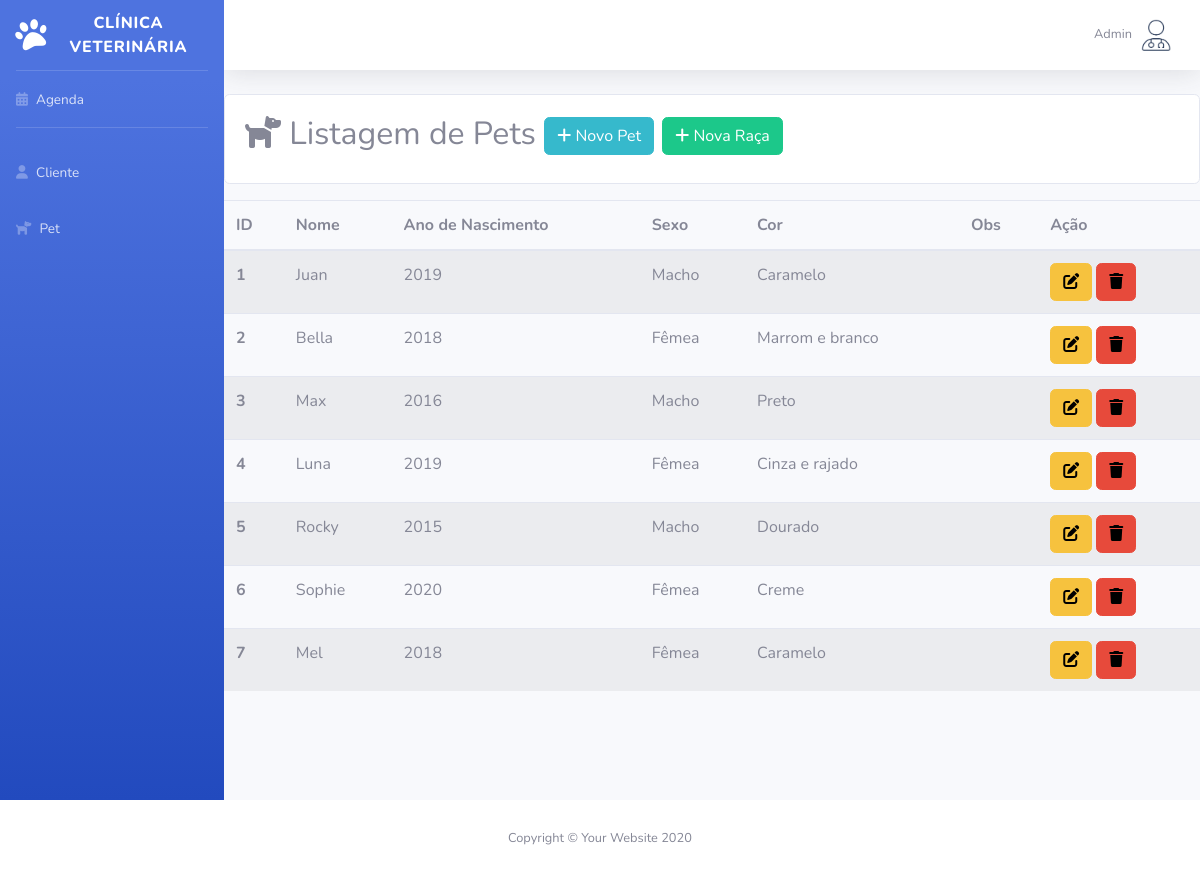
Screenshot of /Sistema/Vet/listagemPet.php (signed in) with the database file from the repository.
### tables this page shows
CREATE TABLE `pet` (
  `id` int(11) NOT NULL,
  `statusPet` varchar(10) NOT NULL,
  `nome` varchar(100) NOT NULL,
  `especie` varchar(50) NOT NULL,
  `anoNascimento` int(11) NOT NULL,
  `sexo` varchar(15) NOT NULL,
  `cor` varchar(50) NOT NULL,
  `obs` varchar(300) DEFAULT NULL,
  `cliente_id` int(11) NOT NULL,
  `raca_id` int(11) DEFAULT NULL
);

### Sistema/Vet/listagemPet.php (the view, shortened to what this page needs)
<?php
require_once("conexao.php");
$sql = "select * from pet";
$resultado = mysqli_query($conexao, $sql);
?>
<!DOCTYPE html>
<html lang="pt-br">
<head>
    <link href="vendor/fontawesome-free/css/all.min.css" rel="stylesheet" type="text/css">
    <link href="css/sb-admin-2.min.css" rel="stylesheet">
</head>
<body id="page-top">
    <div id="wrapper">
        <?php require_once("sidebarVet.php"); ?>
        <div id="content-wrapper" class="d-flex flex-column">
            <div id="content">
                <?php require_once("topbarVet.php"); ?>
                    <div class="card mt-3 mb-3">
                        <div class="card-body">
                            <h2><i class="fa-solid fa-dog"></i> Listagem de Pets <a
                                        href="cadastroPet.php" class="btn btn-info btn-sn"><i class="fa-solid fa-plus"
                                        style="color: #ffffff;"></i> Novo Pet</a>
                                        <a href="cadastroRaca.php" class="btn btn-success btn-sn"><i class="fa-solid fa-plus"
                                        style="color: #ffffff;"></i> Nova Raça</a>
                                    </h2>
                        </div>
                        </div>
                    <table class="table table-striped table-hover">
                        <thead>
                            <tr>
                                <th scope="col">ID</th>
                                <th scope="col">Nome</th>
                                <th scope="col">Ano de Nascimento</th>
                                <th scope="col">Sexo</th>
                                <th scope="col">Cor</th>
                                <th scope="col">Obs</th>
                                <th scope="col">Ação</th>
                            </tr>
                        </thead>
                        <tbody>
                            <?php while ($linha = mysqli_fetch_array($resultado)) { ?>
                                <tr>
                                    <th scope="row">
                                        <?= $linha['id'] ?>
                                    </th>
                                    <td>
                                        <?= $linha['nome'] ?>
                                    </td>
                                    <td>
                                        <?= $linha['anoNascimento'] ?>
                                    </td>
                                    <td>
                                        <?= $linha['sexo'] ?>
                                    </td>
                                    <td>
                                        <?= $linha['cor'] ?>
                                    </td>
                                    <td>
                                    </td>
                                    <td>
                                        <a href="editarPet.php?id=<?= $linha['id'] ?>" class="btn btn-warning"><i
                                                class="fa-solid fa-pen-to-square" style="color: #000000;"></i></a>
                                        <a href="listagemPet.php?id=<?= $linha['id'] ?>" class="btn btn-danger"
                                            onclick="return confirm('Confirma exclusão?')"><i class="fa-solid fa-trash"
                                                style="color: #000000;"></i></a>
                                    </td>
                                </tr>
                            <?php } ?>
                            </table>
                </div>
                <?php require_once("footer.php"); ?>
</body>
</html>

### rows the page displays
pet: id "1", nome "Juan", anoNascimento "2019", sexo "Macho", cor "Caramelo"
pet: id "2", nome "Bella", anoNascimento "2018", sexo "Fêmea", cor "Marrom e branco"
pet: id "3", nome "Max", anoNascimento "2016", sexo "Macho", cor "Preto"
pet: id "4", nome "Luna", anoNascimento "2019", sexo "Fêmea", cor "Cinza e rajado"
pet: id "5", nome "Rocky", anoNascimento "2015", sexo "Macho", cor "Dourado"
pet: id "6", nome "Sophie", anoNascimento "2020", sexo "Fêmea", cor "Creme"
pet: id "7", nome "Mel", anoNascimento "2018", sexo "Fêmea", cor "Caramelo"

### other values shown
$nome_veterinario "Admin"
